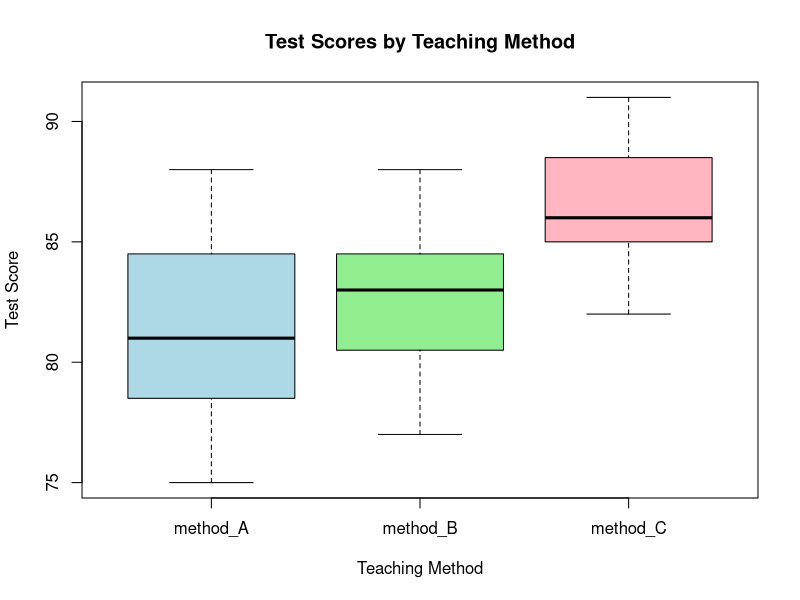
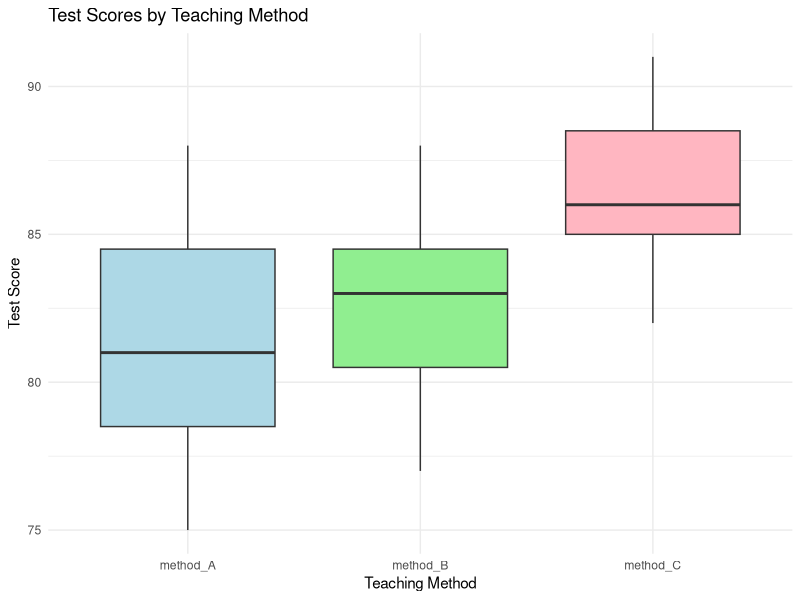

The R source for these figures, in order:
# the Friedman Anova Test is used to detect differences in ranks across multiple test attempts.
# H0: there is no significant difference in the median test scores across the teaching methods.
# HA: there is a significant difference in the median test scores across the teaching methods.
# p-val < sig level reject H0
# p-val > sig level accept H0

# Load necessary library packages
library(ggplot2)
library(reshape2)

# Sample data for related groups (test scores of students across three different teaching methods)
test_scores_data <- data.frame(
  student = 1:15,
  method_A = c(78, 85, 82, 76, 88, 81, 80, 77, 84, 79, 86, 75, 82, 87, 80),
  method_B = c(80, 83, 84, 79, 85, 83, 81, 79, 86, 81, 87, 77, 83, 88, 81),
  method_C = c(85, 89, 88, 84, 90, 86, 85, 83, 88, 86, 89, 82, 87, 91, 85)
)

# Display the dataset
print(test_scores_data)

# Convert the data to long format for the Friedman test
test_scores_long <- melt(test_scores_data, id.vars = 'student', variable.name = 'Method', value.name = 'Score')

# Perform Friedman ANOVA test
friedman_test_result <- friedman.test(Score ~ Method | student, data = test_scores_long)

# Print the result
print(friedman_test_result)

# Visualization: Boxplot of Scores by Teaching Method
boxplot(Score ~ Method, data = test_scores_long, 
        col = c("lightblue", "lightgreen", "lightpink"),
        main = "Test Scores by Teaching Method",
        xlab = "Teaching Method", ylab = "Test Score")

# Visualization: ggplot2 Boxplot of Scores by Teaching Method
ggplot(test_scores_long, aes(x = Method, y = Score, fill = Method)) +
  geom_boxplot() +
  labs(title = "Test Scores by Teaching Method", x = "Teaching Method", y = "Test Score") +
  theme_minimal() +
  scale_fill_manual(values = c("method_A" = "lightblue", "method_B" = "lightgreen", "method_C" = "lightpink")) +
  theme(legend.position = "none")

# Define significance level
alpha <- 0.05

# Print test result with an interpretation
cat("Friedman ANOVA Test Results:\n")
cat("Test Statistic:", friedman_test_result$statistic, "\n")
cat("p-value:", friedman_test_result$p.value, "\n")

if(friedman_test_result$p.value < alpha) {
  cat("Conclusion: Reject the null hypothesis (H0). There is a significant difference in the median test scores across the teaching methods.\n")
} else {
  cat("Conclusion: Accept the null hypothesis (H0). There is no significant difference in the median test scores across the teaching methods.\n")
}
